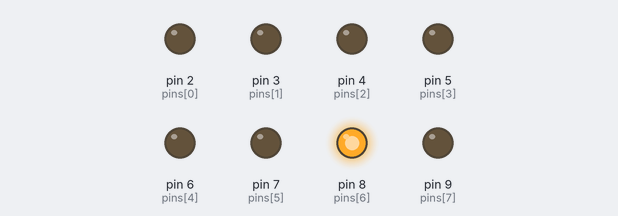
The sketch below on a simulated Arduino Uno, built with avr-gcc and run on an emulated ATmega328P. On the bench: output pins drawn as LEDs (lit = HIGH).

Above: at 0.2 s.
At 1.2 s:
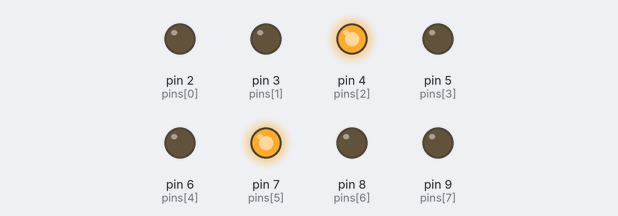
At 1.7 s:
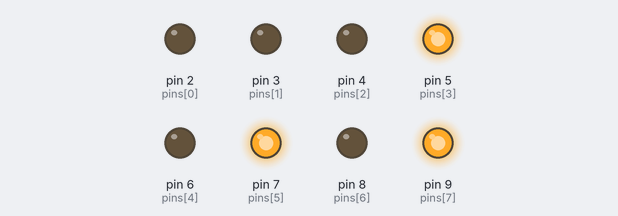
At 2.7 s:
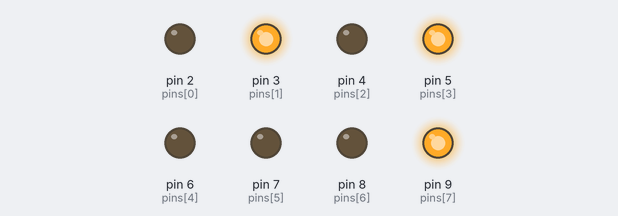
At 4.2 s:
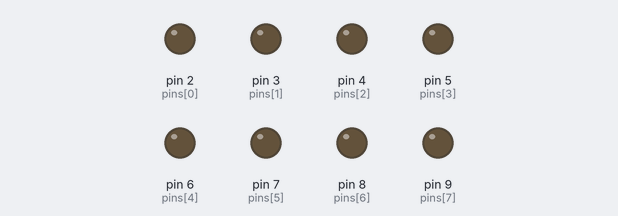
At 5.7 s:
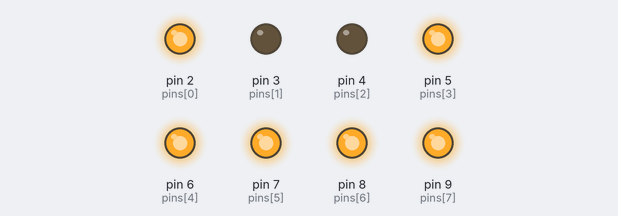
Timing chart, 0 to 6.5 s (numbered marks = the images above):
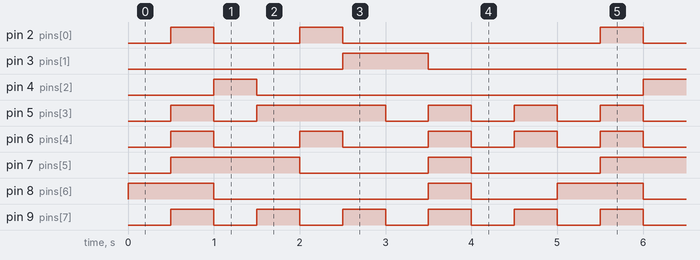

Measured:
- by itself, pin 2 (pins[0]): repeats every 5.0 s: LOW 1.0 s, HIGH 0.50 s, LOW 3.0 s, HIGH 0.50 s
- by itself, pin 3 (pins[1]): alternates HIGH for 1.0 s and LOW for 4.0 s
- by itself, pin 4 (pins[2]): alternates HIGH for 0.50 s and LOW for 4.5 s
- by itself, pin 5 (pins[3]): repeats every 5.0 s: LOW 0.50 s, HIGH 1.5 s, 3 × (LOW 0.50 s, HIGH 0.50 s)
- by itself, pin 6 (pins[4]): repeats every 5.0 s: 2 × (LOW 1.0 s, HIGH 0.50 s), 2 × (LOW 0.50 s, HIGH 0.50 s)
- by itself, pin 7 (pins[5]): repeats every 5.0 s: LOW 1.5 s, HIGH 0.50 s, LOW 1.5 s, HIGH 1.5 s
- by itself, pin 8 (pins[6]): repeats every 5.0 s: LOW 2.5 s, HIGH 0.50 s, LOW 1.0 s, HIGH 1.0 s
- by itself, pin 9 (pins[7]): alternates HIGH for 0.50 s and LOW for 0.50 s

The sketch:

led_blink.ino
```cpp
int on = LOW;
int off = HIGH;
int pins[] = {2,3,4,5,6,7,8,9};


int digits[10][8] = {
  {on,on,on,on,on,on,off,on},//0
  {off,on,on,off,off,off,off,off},//1
  {on,on,off,on,on,off,on,on},//2
  {on,on,on,off,on,off,on,off},//3
  {off,on,on,off,off,on,on,on},//4
  {on,off,on,off,on,on,on,off},//5
  {on,off,on,on,on,on,on,on},//6
  {on,on,on,off,off,off,off,off},//7
  {on,on,on,on,on,on,on,on},//8
  {on,on,on,off,off,on,on,off}//9
};


void setup(){

  for(int a=0;a<8;a++){
    pinMode(pins[a],OUTPUT);
  }
}

void loop(){

  for(int a=0;a<10;a++){
    for(int b=0;b<8;b++)
      {
      digitalWrite(pins[b],digits[a][b]);

      }
    delay(500);

    }
  }
```

hello.c
```cpp

```
